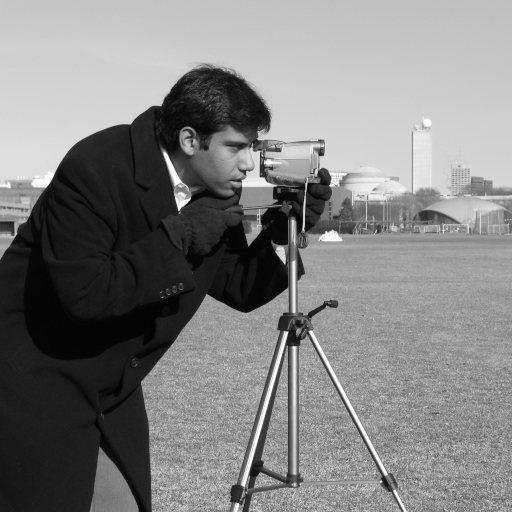
#> input picture skimage.data.camera(), 512 x 512 px
$ jupyter execute IntroducaoScikitImage.ipynb   (shell and % lines are left out)
#> lines starting #> are read from the running program, lines starting #| are printed output that depends on the picture; after the words box and inside, x2 and y2 are one past the last pixel; in counts of white or black regions, pixels touching at a corner belong together
[cell 1]
import skimage
import numpy as np
from matplotlib import pyplot as plt
from pylab import rcParams
rcParams['figure.figsize'] = 10, 10

[cell 2]
from skimage import data
camera = data.camera();
#> camera is the input picture: shape (512, 512); min 0, max 255, mean 129.1

[cell 3]
type(camera)

[cell 4]
camera.shape
#> Out = (512, 512)

[cell 5]
camera.size
#> Out = 262144

[cell 6]
camera.min(), camera.max()
#> Out = (0, 255)

[cell 7]
camera.mean()
#> Out = 129.1

[cell 8]
cat = data.chelsea()
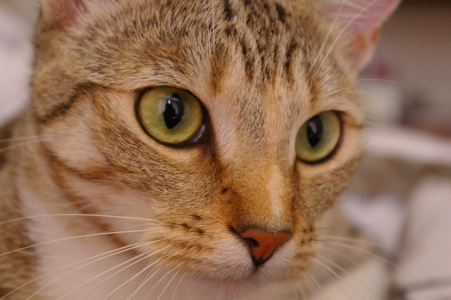
#> input picture skimage.data.chelsea(), 451 x 300 px
#> cat is the input picture: shape (300, 451, 3); mean R, G, B 147.7, 111.4, 86.8
type(cat)

[cell 9]
cat.shape
#> Out = (300, 451, 3)

[cell 10]
cat[10, 20]
#> Out = [151, 129, 115]

[cell 11]
cat[50, 60] = 0
#> cat: shape (300, 451, 3); under 0.01% of pixels changed, all inside (x1, y1, x2, y2) = (60, 50, 61, 51)

[cell 12]
cat[50, 61] = [0, 255, 0]
#> cat: shape (300, 451, 3); mean R, G, B 147.7, 111.4, 86.8

[cell 13]
coins = data.coins()
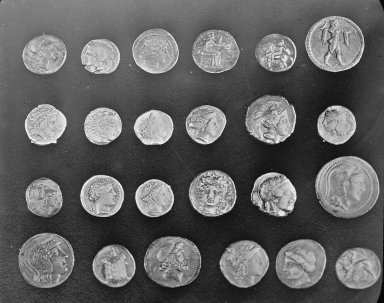
#> input picture skimage.data.coins(), 384 x 303 px
#> coins is the input picture: shape (303, 384); min 1, max 252, mean 96.9
from skimage import filters
threshold_value = filters.threshold_otsu(coins)
#> threshold_value = 107
threshold_value
#> Out = 107

[cell 14]
import os
import skimage
filename = os.path.join(skimage.data_dir, 'moon.png')
from skimage import io
moon = io.imread(filename)
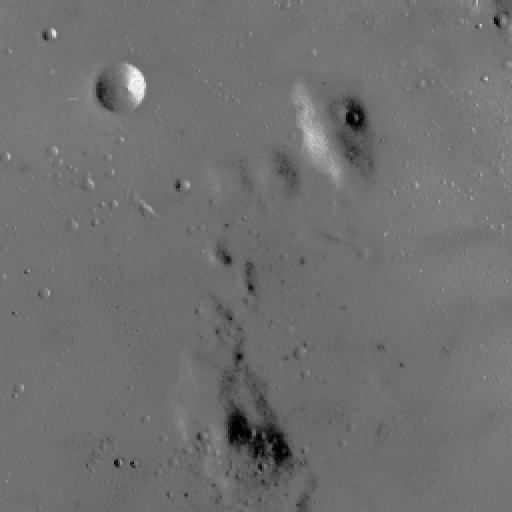
#> moon: shape (512, 512); min 0, max 255, mean 112.2
print(moon)
#> (printed output is left out)

[cell 15]
im = io.imread('images-for-notebooks/empire.jpg')
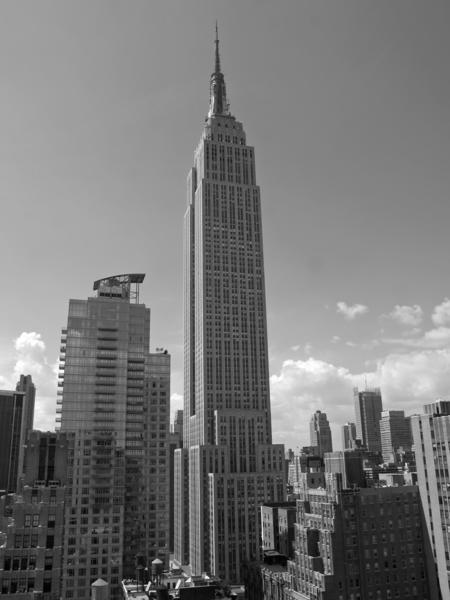
#> input picture visual-computing/labs/intro-digital-images/images-for-notebooks/empire.jpg, 450 x 600 px
#> im is the input picture: shape (600, 450); min 0, max 255, mean 120.3
print(im)
#> (printed output is left out)

[cell 16]
im2 = 255 - im # L = 256
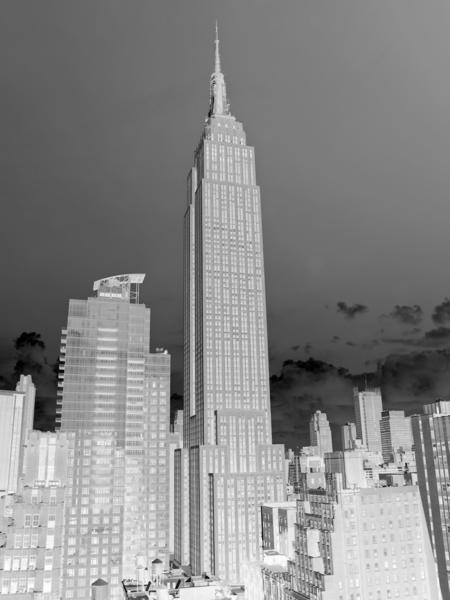
#> im2: shape (600, 450); min 0, max 255, mean 134.7
print(im2)
#> (printed output is left out)

[cell 17]
im3 = (100.0/255) * im + 100 # limitando ao intervalo 100...200
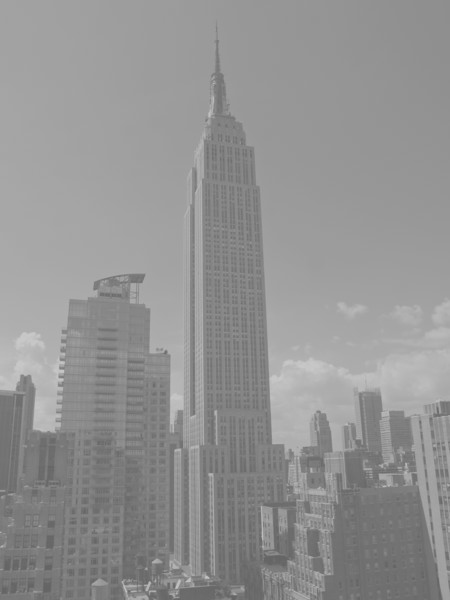
#> im3: shape (600, 450) float64; min 100, max 200, mean 147.2
print(im3)
#> (printed output is left out)

[cell 18]
im4 = 255.0 * (im/255.0) ** 2 # quadrado
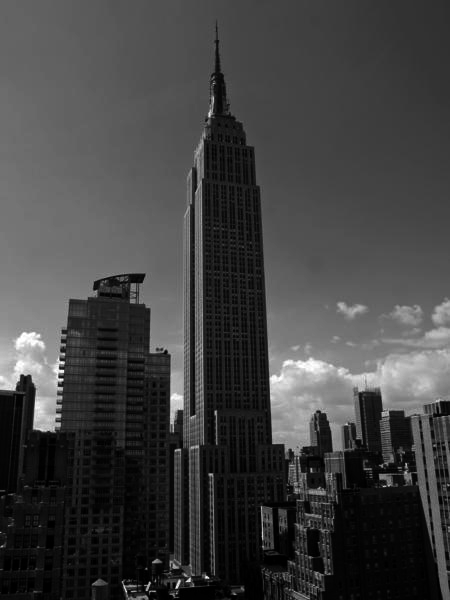
#> im4: shape (600, 450) float64; min 0, max 255, mean 66.6
print(im4)
#> (printed output is left out)

[cell 19]
plt.subplot(131), plt.imshow(im2, cmap='gray')
plt.subplot(132), plt.imshow(im3, cmap='gray')
plt.subplot(133), plt.imshow(im4, cmap='gray')

[cell 20]
x = np.arange(0, 256)
f1 = x
f2 = 255 - x
f3 = (100.0 / 255.0) * x + 100 # for i in x
f4 = 255.0 * (x / 255.0) ** 2

[cell 21]
plt.plot(x, f1, 'r')
plt.plot(x, f2, 'g')
plt.plot(x, f3, 'b')
plt.plot(x, f4, 'y')
plt.xlabel('Entrada')
plt.ylabel('Saida')
plt.legend(['f(x) = x', 'f(x) = 255 - x', 'f(x) = (100.0 / 255.0) * x + 100', 'f(x) = 255.0 * (x / 255.0) ** 2'])
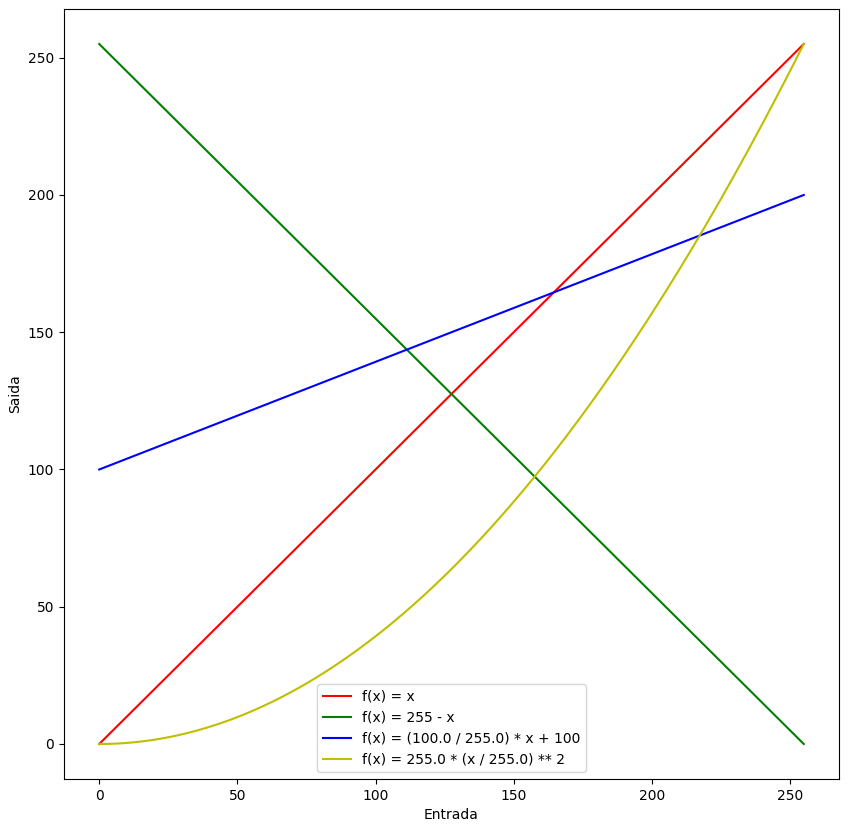
#> figure drawn by matplotlib, 1 panel; curve peaks at x = 255, y = 255; curve peaks at x = 0, y = 255; curve peaks at x = 255, y = 200

[cell 22]
# Exercicio: Usando os exemplos acima, obtenha transformacoes lineares T(r) que facam
#   a. Alargamento de contraste, conforme mostrado em sala (slide 12 - Topico 02)
im5 = (100.0 / 255.0) * im + 100.0
plt.subplot(121), plt.imshow(im, cmap='gray')
plt.subplot(122), plt.imshow(im5, cmap='gray')

[cell 23]
# Limiarização, com threshold em 150
im6 = im / filters.threshold_otsu(im + 49.0)

plt.subplot(121), plt.imshow(im, cmap='gray')
plt.subplot(122), plt.imshow(im6, cmap='gray')
